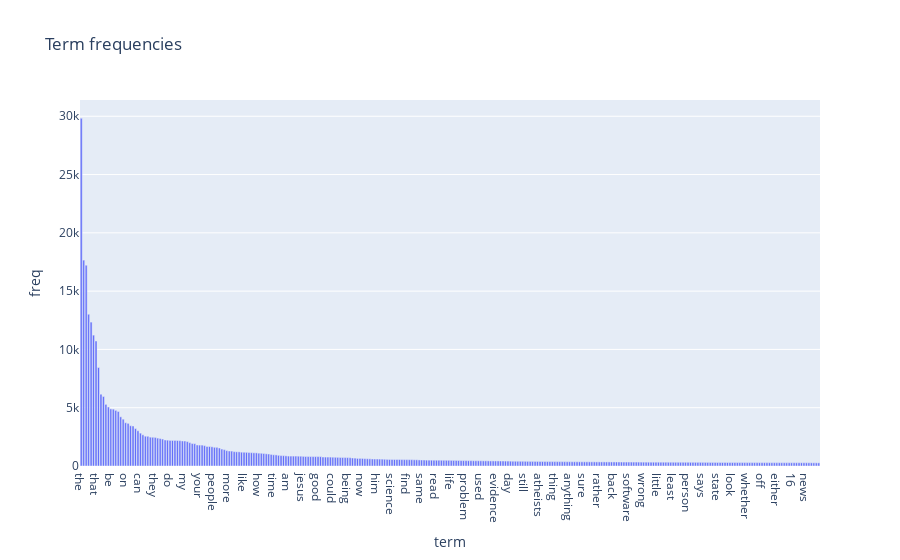

Notebook cell for this chart:
### Markdown cell above
### >>> **Exercise 13 (take home):**
If you want a nicer interactive visualization here, I would encourage you try to install and use plotly to achieve this.

### Code cell
# Answer here
import plotly.express as px

tmp_df = pd.DataFrame({'term': count_vect.get_feature_names_out(), 'freq': term_frequencies})
tmp_df_sorted = tmp_df.sort_values(by='freq', ascending=False)

px.bar(tmp_df_sorted.iloc[:300],
        x='term', y='freq',
        title='Term frequencies',
        labels={'x':'Term', 'y':'Frequency'},
)

### Figure 1 — Plotly figure (JSON) as saved in the notebook; plotly's stock layout.template omitted (floating-point values rounded to 4 significant figures; data arrays with more than 128 entries replaced by an {"elided": "..."} marker saying what was removed)
{"data": [{"alignmentgroup": "True", "hovertemplate": "term=%{x}<br>freq=%{y}<extra></extra>", "legendgroup": "", "marker": {"color": "#636efa", "pattern": {"shape": ""}}, "name": "", "offsetgroup": "", "orientation": "v", "showlegend": false, "textposition": "auto", "type": "bar", "x": {"elided": "300 str values"}, "xaxis": "x", "y": {"elided": "300 int values"}, "yaxis": "y"}], "layout": {"barmode": "relative", "legend": {"tracegroupgap": 0}, "title": {"text": "Term frequencies"}, "xaxis": {"anchor": "y", "domain": [0, 1], "title": {"text": "term"}}, "yaxis": {"anchor": "x", "domain": [0, 1], "title": {"text": "freq"}}}}
